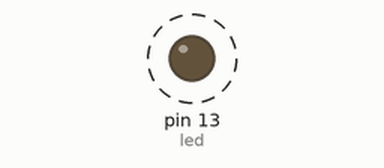
A sketch run on a simulated Arduino Uno, built with avr-gcc and run on an emulated ATmega328P. On the bench: output pins drawn as LEDs (lit = HIGH). Dashed ring = blinking.

Above: at 0.12 s.
Timing chart, 0 to 3.0 s (numbered marks = the images above):
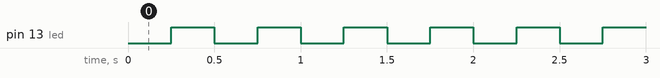

Measured:
- by itself, pin 13 (led): alternates HIGH for 0.25 s and LOW for 0.25 s

The sketch:

blink_sin_delay.ino
```cpp
uint8_t led = 13;

uint8_t estado_led = LOW;
uint8_t medio_periodo = 250; // periodo en ms
uint32_t ultimo_cambio;
uint32_t tiempo_actual;

void setup() {
  // put your setup code here, to run once:
  pinMode(led, OUTPUT);
  digitalWrite(led, estado_led);
  ultimo_cambio = millis();
}

void loop() {
  // put your main code here, to run repeatedly:
  tiempo_actual = millis();
  if (tiempo_actual - ultimo_cambio >= medio_periodo) {
    estado_led = !estado_led;
    digitalWrite(led, estado_led);
    ultimo_cambio = tiempo_actual;
  }
}
```
